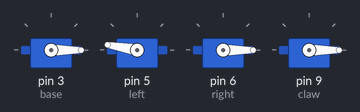
Simulated run of this sketch. Board: Arduino Uno, built with avr-gcc and run on an emulated ATmega328P. Parts: 4 × servo.

Above: at 0.05 s.
At 2.25 s:
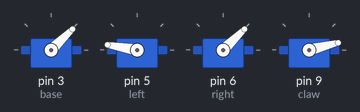
At 4.55 s:
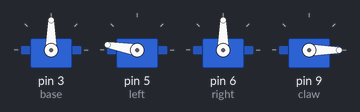
At 9.05 s:
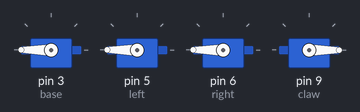
At 13.55 s:
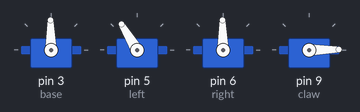
At 18.05 s:
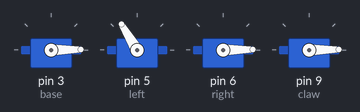
Timing chart, 0 to 23.5 s (numbered marks = the images above):
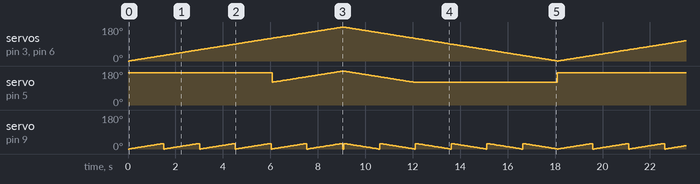

Measured:
- by itself, servo on pin 9 (claw): moves between 0° and 29°, repeating every 18.1 s

The sketch:

robotarm.ino
```cpp
#include <Servo.h>

Servo base;
Servo left;
Servo right;
Servo claw;

void setup () {
    base.attach(3);
    left.attach(5);
    right.attach(6);
    claw.attach(9);
}

void loop() {
    base.write(90);
    left.write(170);
    right.write(90);
    claw.write(30);

    int i = 0;

    for (; i < 180; ++i)
    {
        base.write(i);
        right.write(i);

        if(i > 120)
        {
            left.write(i);
        }

        claw.write(i%30);

        delay(50);
    }

    for(i = 180; i > 0; --i)
    {
        base.write(i);
        right.write(i);

        if(i > 120)
        {
            left.write(i);
        }

        claw.write(i%30);

        delay(50);
    }
}
```
